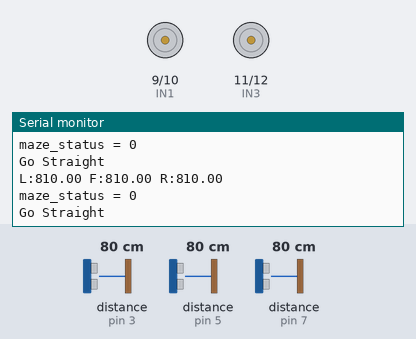
The sketch below on a simulated Arduino Uno, built with avr-gcc and run on an emulated ATmega328P. On the bench: motor-driver pin pairs drawn as motors (green arrow = first pin HIGH = forward, orange = second pin HIGH = backward, longer = more drive, scaled by the enable pin), the last lines printed to the serial monitor. Inputs (shaded band) come from the test bench; at power-on: distance to the obstacle (sensors on pin 5, pin 3, pin 7) 80 cm. The echo pulse lasts 58.3 µs per cm.

Above: at 1.2 s.
1.3 s: distance to the obstacle (sensor on pin 5) set to 120 cm
At 1.9 s:
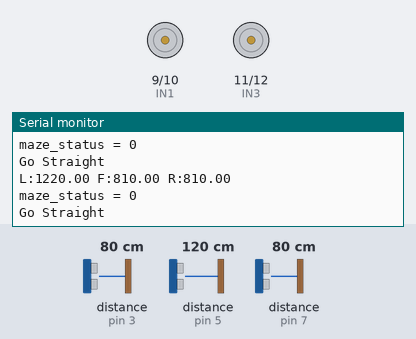
4.3 s: distance to the obstacle (sensor on pin 3) set to 4 cm
At 4.9 s:
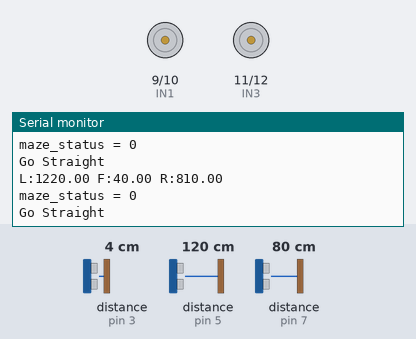
7.3 s: distance to the obstacle (sensor on pin 7) set to 22 cm
At 8.4 s:
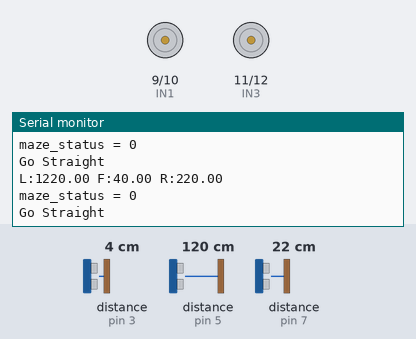
8.8 s: distance to the obstacle (sensor on pin 7) set to 18 cm
At 9.9 s:
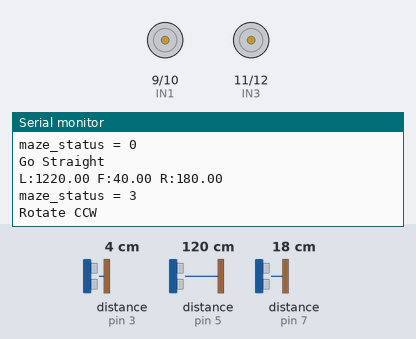
10.3 s: distance to the obstacle (sensor on pin 7) set to 35 cm
At 10.9 s:
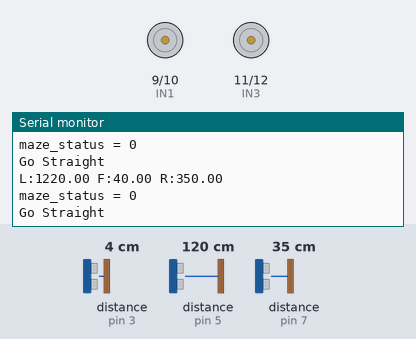
12.0 s: distance to the obstacle (sensor on pin 5) set to 23 cm
At 12.9 s:
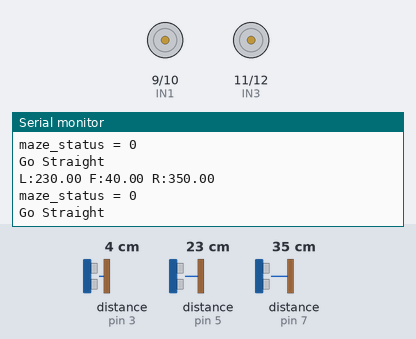
Timing chart, 0 to 13.4 s (numbered marks = the images above; inputs shaded):
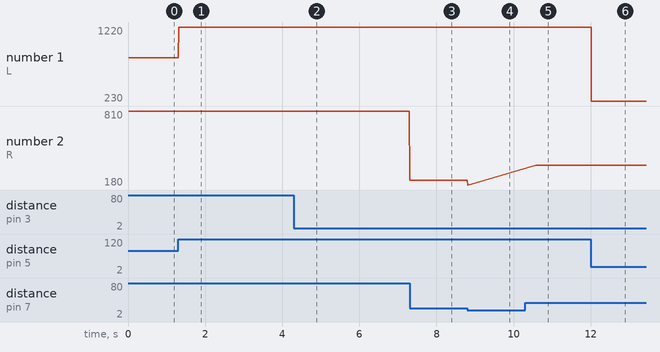

The sketch:

maze-2.ino.ino
```cpp
/////////////////////// sonar //////////////////////////////

#include <NewPing.h>

#define SONAR_NUM 3      // Number of sensors.
#define MAX_DISTANCE 150 // Maximum distance (in cm) to ping.

#define Front 0
#define Left 1
#define Right 2
#define TRIG1 2 // 초음파 센서 1번 Trig 핀 번호
#define ECHO1 3 // 초음파 센서 1번 ECHO 핀 번호

#define TRIG2 4 // 초음파 센서 1번 Trig 핀 번호
#define ECHO2 5 // 초음파 센서 1번 ECHO 핀 번호

#define TRIG3 6 // 초음파 센서 1번 Trig 핀 번호
#define ECHO3 7 // 초음파 센서 1번 ECHO 핀 번호


NewPing sonar[SONAR_NUM] = {   // Sensor object array.
  NewPing(TRIG1, ECHO1 , MAX_DISTANCE), // Each sensor's trigger pin, echo pin, and max distance to ping.
  NewPing(TRIG2, ECHO2 , MAX_DISTANCE),
  NewPing(TRIG3, ECHO3 , MAX_DISTANCE)
};

float front_sonar = 0.0;
float left_sonar = 0.0;
float right_sonar = 0.0;

///////////////////// Mazer Status ////////////////////
int maze_status = 0;
///////////////////// L298 ////////////////////////////
#define ENA  8
#define IN1  9
#define IN2  10
#define IN3  11
#define IN4  12
#define ENB  13

void setup()
{
  // put your setup code here, to run once:
  pinMode(TRIG1, OUTPUT);
  pinMode(ECHO1, INPUT);

  pinMode(TRIG2, OUTPUT);
  pinMode(ECHO2, INPUT);

  pinMode(TRIG3, OUTPUT);
  pinMode(ECHO3, INPUT);

   pinMode(ENA, OUTPUT);
   pinMode(IN1, OUTPUT);
   pinMode(IN2, OUTPUT);

   pinMode(IN3, OUTPUT);
   pinMode(IN4, OUTPUT);
   pinMode(ENB, OUTPUT);

  Serial.begin(115200); //통신속도를 11520으로 정의함
}
void motor_A_control(int direction_a, int motor_speed_a) //모터 A의 방향(direction)과 속도(speed) 제어
{
  if(direction_a == HIGH)
  {
    digitalWrite(IN1,HIGH);          //모터의 방형 제어
    digitalWrite(IN2,LOW);
    analogWrite(ENA,motor_speed_a);  //모터의 속도 제어
  }
  else
  {
    digitalWrite(IN1,LOW);
    digitalWrite(IN2,HIGH);
    analogWrite(ENA,motor_speed_a);
  }


}
void motor_B_control(int direction_b, int motor_speed_b) //모터 B의 방향(direction)과 속도(speed) 제어
{
  if(direction_b == HIGH)
  {
    digitalWrite(IN3,HIGH);          //모터의 방형 제어
    digitalWrite(IN4,LOW);
    analogWrite(ENB,motor_speed_b);  //모터의 속도 제어
  }
  else
  {
    digitalWrite(IN3,LOW);
    digitalWrite(IN4,HIGH);
    analogWrite(ENB,motor_speed_b);
  }


}


void check_maze_status(void)
{
if((right_sonar >= 0)&&(right_sonar <= 200)&&(front_sonar >= 0)&&(front_sonar <= 180)&&(left_sonar >= 0)&&(left_sonar <= 200))
{
  maze_status = 4;
  Serial.println("maze_status = 4");
}
else if( (left_sonar >= 0)&&(left_sonar <= 200)&&(right_sonar >= 0)&&(right_sonar <= 200)     )
{
  maze_status = 1;
  Serial.println("maze_status = 1");
}
else if((left_sonar >= 0)&&(left_sonar <= 200)&&(front_sonar >= 0)&&(front_sonar <= 180))
{
  maze_status = 2;
  Serial.println("maze_status = 2");
}
else if((right_sonar >= 0)&&(right_sonar <= 200)&&(front_sonar >= 0)&&(front_sonar <= 180))
{
   maze_status = 3;
  Serial.println("maze_status = 3");
}

else
{
  maze_status = 0;
  Serial.println("maze_status = 0");
}
}

void loop()
{
  front_sonar = sonar[Front].ping_cm() * 10;  //전방 센서 측정
  left_sonar = sonar[Left].ping_cm() * 10;    //좌측 센서 측정
  right_sonar = sonar[Right].ping_cm() * 10;  //우측 센서 측정

if (front_sonar == 0.0)  front_sonar = MAX_DISTANCE*10; // 0.0 출력이 최대값이므로
if (left_sonar == 0.0)  left_sonar = MAX_DISTANCE*10;
if (right_sonar == 0.0)  right_sonar = MAX_DISTANCE*10;

Serial.print("L:");Serial.print(left_sonar);  Serial.print(" ");
Serial.print("F:");Serial.print(front_sonar);  Serial.print(" ");
Serial.print("R:");Serial.println(right_sonar);

check_maze_status();

if(maze_status == 4)
{
//180회전을 한다

Serial.print("Rotate CCW");
motor_A_control(HIGH,90);  //오른쪽 전진
motor_B_control(LOW,100);   //왼쪽은 후진
delay(1570);
motor_A_control(HIGH,0);
motor_B_control(LOW,0);
delay(1000);
}
else if( maze_status == 1)
{//좌우 벽만 있을때 직진
  Serial.println("Rotate CCW");
  motor_A_control(HIGH,90); //오른쪽 전진
  motor_B_control(HIGH,100);  //왼쪽은 후진

}

else if ( maze_status == 3)
{
   Serial.print("Rotate CCW");
   motor_A_control(HIGH,80);  //오른쪽 전진
   motor_B_control(LOW,100);   //왼쪽은 후진
   delay(750);

   motor_A_control(HIGH,0);
  motor_B_control(LOW,0);
  delay(1000);
}
else if ( maze_status == 2)
{
    Serial.print("Rotate CCW");
   motor_A_control(LOW,80);  //오른쪽 전진
   motor_B_control(HIGH,100);   //왼쪽은 후진
   delay(750);

    motor_A_control(HIGH,0);
  motor_B_control(LOW,0);
  delay(1000);
}
else
{
  Serial.println("Go Straight");
   motor_A_control(HIGH,80);
   motor_B_control(HIGH,100);
}
}
```

Measured:
- the behaviour switches between 21 and 20 cm on distance to the obstacle (sensor on pin 7) (found by bisection; images 3 and 4)
- after the input at 1.3 s, the serial monitor: prints a new line at once (image 1)
- after the input at 4.3 s, the serial monitor: prints a new line at once (image 2)
- after the input at 7.3 s, the serial monitor: prints a new line at once (image 3)
- after the input at 8.8 s, the serial monitor: prints a new line at once (image 4)
- after the input at 10.3 s, the serial monitor: prints a new line after 0.27 s (image 5)
- after the input at 12.0 s, the serial monitor: prints a new line at once (image 6)
- plotted number 1: 810 → 1220 after the input at 1.3 s, 1220 → 230 after the input at 12.0 s
